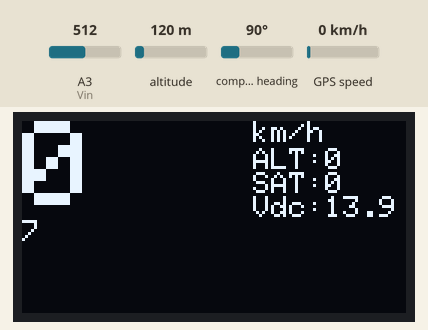
A sketch run on a simulated Arduino Uno, built with avr-gcc and run on an emulated ATmega328P. Shown: 128×64 one-colour display. The inputs (shaded band) are chosen by the test bench; at power-on: altitude 120 m, A3 (Vin) = 512, GPS speed 0 km/h, compass heading 90°. The GPS gets a fix after 3 s at 37.7749, -122.4194 with 8 satellites.

Above: at 4.3 s.
4.4 s: altitude set to 20 m
At 6.7 s:
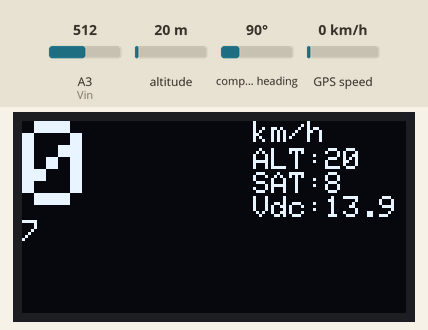
7.0 s: A3 (Vin) set to 716
At 9.1 s:
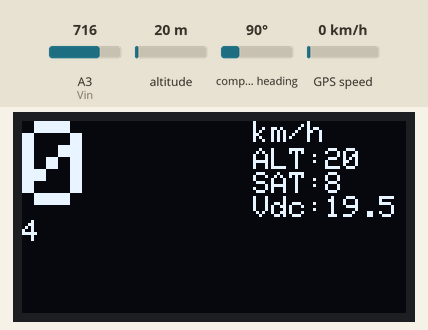
9.4 s: GPS speed set to 2 km/h
At 12.0 s:
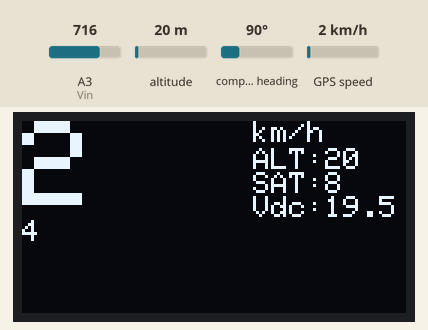
12.8 s: A3 (Vin) set to 992
At 14.3 s:
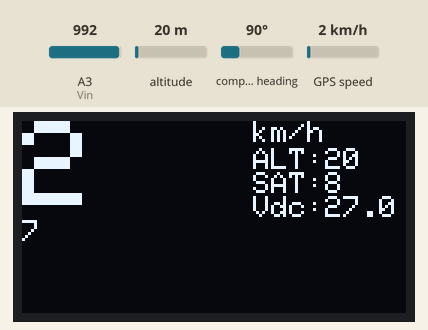
15.1 s: altitude set to 250 m
At 18.3 s:
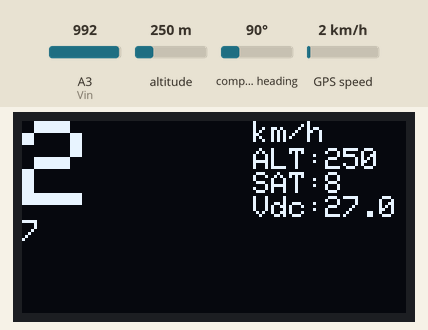
18.6 s: A3 (Vin) set to 306
At 20.8 s:
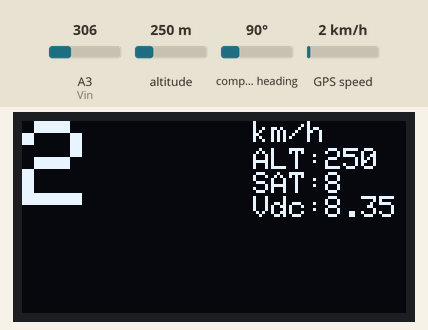
Timing chart, 0 to 21.9 s (numbered marks = the images above; inputs shaded):
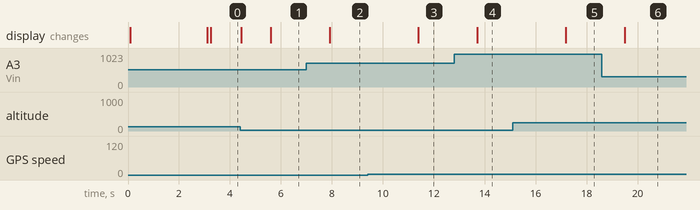

The sketch:

TELCO132_FULL_Oled_V3_B.ino
```cpp
#include <TinyGPSPlus.h>
#include <SoftwareSerial.h>
#include <Wire.h>
#include <Adafruit_SSD1306.h>
#define OLED_ADDRESS   0x3C
#define OLED_RESET -1
#define Vin A3
Adafruit_SSD1306 display(OLED_RESET);
/*
 * This is a sketch that shows speed/alitude/sat# on a oled 128x64 pixel OLED display.
 * April 23, 2022
 * May 5, 2022---added voltage to the display. A3 with voltage divider
 * This a cleaned up simple sketch. But dam it works good.
 * Updates every second.

 * This sample code demonstrates the normal use of a TinyGPSPlus (TinyGPSPlus) object.
 * It requires the use of SoftwareSerial, and assumes that you have a
 *  9600-baud serial GPS device hooked up on pins 11(rx) and 12(tx).
*/
static const int RXPin = 11, TXPin = 12;
static const uint32_t GPSBaud = 9600;

// The TinyGPSPlus object
TinyGPSPlus gps;

// The serial connection to the GPS device
SoftwareSerial ss(RXPin, TXPin);
int speedint;
int altint;
int satint;
// Voltage setup
float vlts;
int raw;
int raw1;
int vlts1;
const float Vref = 5.00;                // Actual voltage and resistor values can be set here.
const float R1 =  100950.0;             // R1 is nominally 100000.0
const float R2 =   22000.0;             // R2 is nominally 22000.0
const float resDiv = (R2/(R1 + R2));    // Resistor divider factor applied to measured voltage.

void setup()
{
  Serial.begin(115200);
   pinMode(Vin, INPUT);
  ss.begin(GPSBaud);
  display.begin(SSD1306_SWITCHCAPVCC, OLED_ADDRESS);
  display.clearDisplay();
  display.display();
  display.setTextSize(1);
  display.setTextColor(WHITE);
  display.setCursor(37, 0);
  display.print("GPS SPEED");
  display.setTextSize(1);
  display.setCursor(065, 8);
  display.print("By");
  display.setTextSize(1);
  display.setCursor(26, 16);
  display.print("Wanderingmoose");
  display.setCursor(30, 24);
  display.print("Tinkering.ca");
    display.display();
  delay(3000);
  display.clearDisplay();
  display.display();
}

void loop()
{
      shrink();
      //vcs();
      display.clearDisplay();
      display.setTextSize(4);
      display.setCursor(0, 0);
      display.print(speedint);
      //display.print(altint);
      display.setTextSize(0);
      display.setCursor(77, 0);
      display.print("km/h");
      display.setTextSize(1);
      display.setCursor(77, 9);
      display.print("ALT:");
      display.print(altint);
      display.setCursor(77, 17);
      display.print("SAT:");
      display.print(satint);
      vcs();
      display.setTextSize(1);
      display.setCursor(77,25);
      display.print("Vdc:");
     // display.print(analogRead(Vin));
      display.print(vlts);
      display.display();
      /*
      Serial.print("Volts:  ");
      Serial.println(vlts);
      Serial.println(vlts1);
      Serial.println(raw);
      Serial.println(raw1);
      Serial.println(analogRead(Vin));
      Serial.print("ALT:  ");
      Serial.println(altint);
      Serial.print("SATS:  ");
      Serial.println(satint);
      Serial.print("Speed:  ");
      Serial.println(speedint);
      Serial.println("______________");
      Serial.println("______________");
      */

  smartDelay(1000);

  if (millis() > 5000 && gps.charsProcessed() < 10)
    //Serial.println(F("No GPS data received: check wiring"));
    display.clearDisplay();
    display.display();
    display.setCursor(040, 13);
    display.print(F("NO GPS"));
}

// This custom version of delay() ensures that the gps object
// is being "fed".
static void smartDelay(unsigned long ms)
{
  unsigned long start = millis();
  do
  {
    while (ss.available())
      gps.encode(ss.read());
  } while (millis() - start < ms);
}

void shrink()
{
   speedint = int (gps.speed.kmph());
   altint   = int (gps.altitude.meters());
   satint   = int(gps.satellites.value());
  }

  void vcs()
  {
     int raw = 0;                                // Get voltage at R1-R2 junction.
 for (byte i=0;i<10;i++) {
    raw += analogRead(Vin);
    delay(10);
 }
 raw1 = (raw / 10);
 float vlts1 = ((raw1 / 1024.0) * Vref);
 vlts = (vlts1 / resDiv);
 }
```

Measured:
- after the input at 4.4 s, the display: first differs from a run without the input after 1.2 s (image 1)
- after the input at 7.0 s, the display: changes after 0.91 s (image 2)
- after the input at 9.4 s, the display: changes after 2.0 s (image 3)
- after the input at 12.8 s, the display: changes after 0.90 s (image 4)
- after the input at 15.1 s, the display: changes after 2.1 s (image 5)
- after the input at 18.6 s, the display: changes after 0.89 s (image 6)
